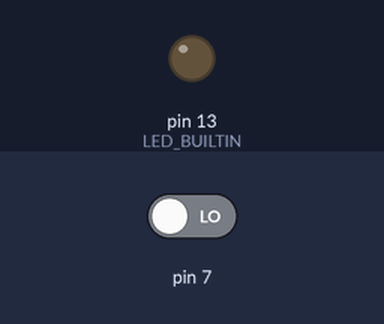
A sketch run on a simulated Arduino Uno, built with avr-gcc and run on an emulated ATmega328P. Shown: output pins drawn as LEDs (lit = HIGH). The test bench sets the inputs (shaded band); at power-on: pin 7 LOW. What the sketch prints to the serial monitor is not drawn.

Above: at 1.2 s.
1.3 s: pin 7 driven HIGH
At 2.5 s:
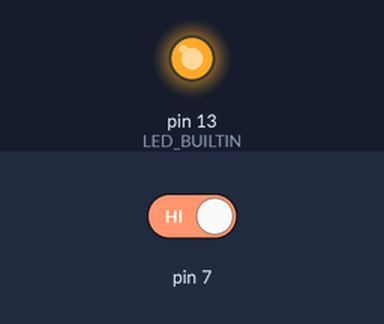
2.8 s: pin 7 driven LOW
At 3.6 s:
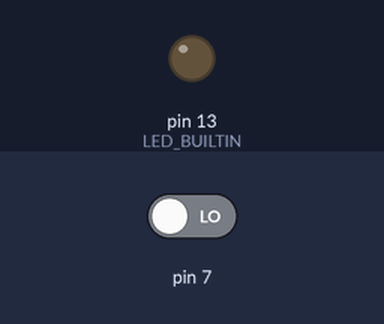
Timing chart, 0 to 5.8 s (numbered marks = the images above; inputs shaded):
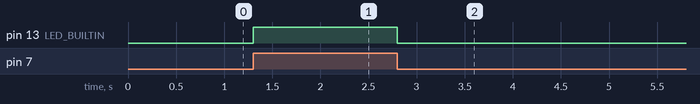

Measured:
- after the input at 1.3 s, pin 13 (LED_BUILTIN): LOW → HIGH at once
- after the input at 2.8 s, pin 13 (LED_BUILTIN): HIGH → LOW at once

The sketch:

LED.ino
```cpp
void setup() {

pinMode(LED_BUILTIN, OUTPUT);
pinMode(7,INPUT);
Serial.begin (9600);
}

void loop() {
  if (digitalRead(7)){
 digitalWrite (LED_BUILTIN, HIGH);
 Serial.write("1");
  }
else{
  digitalWrite (LED_BUILTIN, LOW);
  }
}
```
